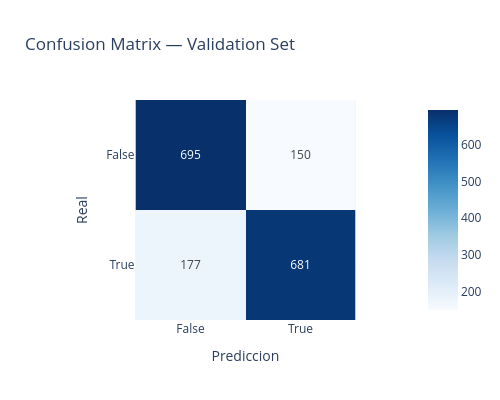

The code cell stored with this chart in its notebook:
### Code cell
cm = confusion_matrix(y_val, y_pred)
fig = px.imshow(
    cm, text_auto=True, color_continuous_scale='Blues',
    labels={'x': 'Prediccion', 'y': 'Real'},
    x=['False', 'True'], y=['False', 'True'],
    title='Confusion Matrix — Validation Set',
)
fig.update_layout(height=400, width=500)
fig.show()

### Figure 1 — Plotly figure (JSON) as saved in the notebook; plotly's stock layout.template omitted (floating-point values rounded to 4 significant figures)
{"data": [{"coloraxis": "coloraxis", "hovertemplate": "Prediccion: %{x}<br>Real: %{y}<br>color: %{z}<extra></extra>", "name": "0", "texttemplate": "%{z}", "type": "heatmap", "x": ["False", "True"], "xaxis": "x", "y": ["False", "True"], "yaxis": "y", "z": [[695, 150], [177, 681]]}], "layout": {"coloraxis": {"colorscale": [[0, "rgb(247,251,255)"], [0.125, "rgb(222,235,247)"], [0.25, "rgb(198,219,239)"], [0.375, "rgb(158,202,225)"], [0.5, "rgb(107,174,214)"], [0.625, "rgb(66,146,198)"], [0.75, "rgb(33,113,181)"], [0.875, "rgb(8,81,156)"], [1, "rgb(8,48,107)"]]}, "height": 400, "title": {"text": "Confusion Matrix — Validation Set"}, "width": 500, "xaxis": {"anchor": "y", "constrain": "domain", "domain": [0, 1], "scaleanchor": "y", "title": {"text": "Prediccion"}}, "yaxis": {"anchor": "x", "autorange": "reversed", "constrain": "domain", "domain": [0, 1], "title": {"text": "Real"}}}}
